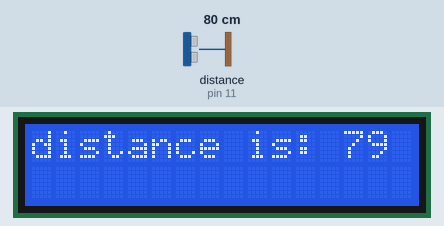
A sketch run on a simulated Arduino Uno, built with avr-gcc and run on an emulated ATmega328P. On the bench: 16×2 character LCD. Wiring (inferred from the names in the program): ultrasonic range finder: trigger pin 10; echo pin 11. The test bench sets the inputs (shaded band); at power-on: distance to the obstacle (sensor on pin 11) 80 cm. The echo pulse lasts 58.3 µs per cm.

Above: at 1.2 s.
1.3 s: distance to the obstacle (sensor on pin 11) set to 2 cm
At 1.9 s:
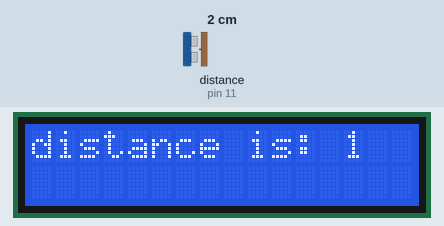
4.3 s: distance to the obstacle (sensor on pin 11) set to 4 cm
At 5.0 s:
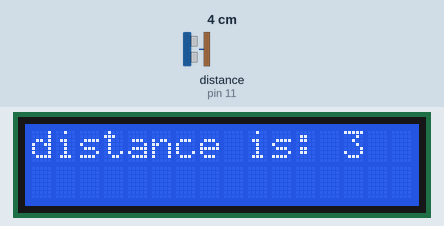
6.1 s: distance to the obstacle (sensor on pin 11) set to 9 cm
At 6.5 s:
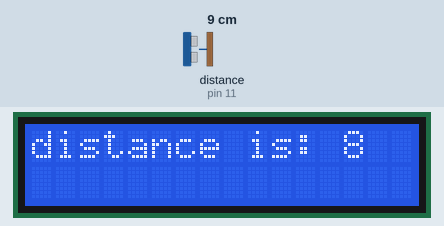
Timing chart, 0 to 9.1 s (numbered marks = the images above; inputs shaded):
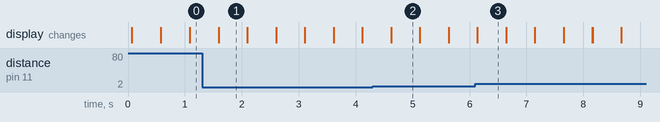

Measured:
- after the input at 1.3 s, the display: first differs from a run without the input after 0.29 s (image 1)
- after the input at 4.3 s, the display: first differs from a run without the input after 0.32 s (image 2)
- after the input at 6.1 s, the display: first differs from a run without the input at once (image 3)
- what the display in image 1 shows lasts 0.5 s, from 1.6 s to 2.1 s

The sketch:

distanceMeasure.ino
```cpp
#include <LiquidCrystal.h>

// initialize the library by associating any needed LCD interface pin
// with the arduino pin number it is connected to
const int rs = 7, en = 8, d4 = 2, d5 = 3, d6 = 4, d7 = 5;
LiquidCrystal lcd(rs,en,d4,d5,d6,d7);
const int echopin = 11;
const int triggerpin = 10;


void setup() {
  // put your setup code here, to run once:
  lcd.begin(16,2);
  pinMode(triggerpin,OUTPUT);
  pinMode(echopin,INPUT);

}

void loop() {
  // put your main code here, to run repeatedly:
   long distance , duration;
  digitalWrite(triggerpin,LOW);
  delayMicroseconds(2);
  digitalWrite(triggerpin,HIGH);
  delayMicroseconds(10);
  digitalWrite(triggerpin,LOW);
  duration = pulseIn(echopin,HIGH);
  distance = (duration/2)/29.1;

  lcd.setCursor(0,0);
  lcd.print("distance is:" );
  lcd.setCursor(13,0);
  lcd.print(distance);
  delay(500);
  lcd.clear();

}
```
